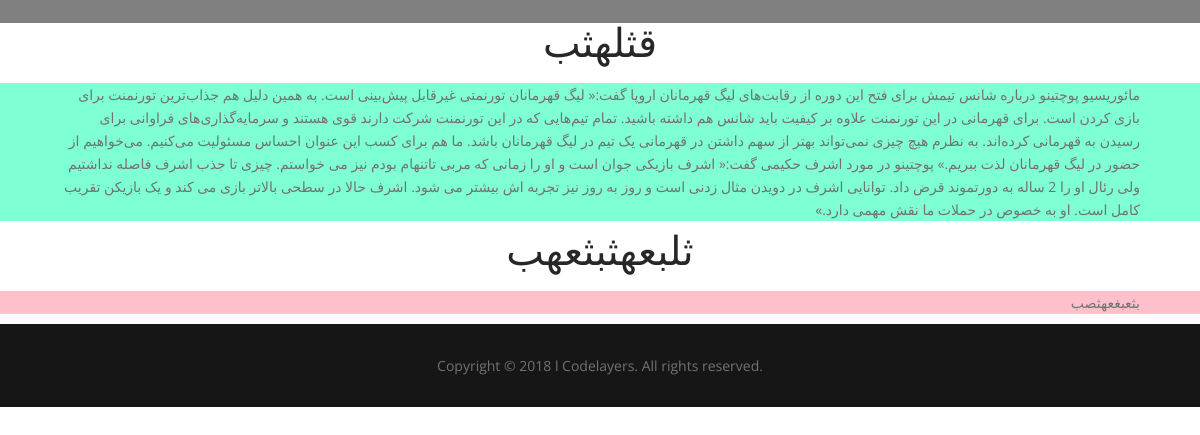
The page /about/ on the database its author committed.
### barman/models.py (models this page shows, shortened)
class Ab(models.Model):
    class Meta:
        verbose_name = "درباره ما"
        verbose_name_plural = "درباره ما"
    name = "درباره ما"
    name_one = models.CharField("عنوان بخش اول", max_length=200, blank=True)
    section_one = models.TextField("توضیحات بخش اول", blank=True)
    name_two = models.CharField("عنوان بخش دوم", max_length=200, blank=True)
    section_two = models.TextField("توضیحات بخش دوم", blank=True)

### barman/views.py (the view)
# urls.py: path("about/", about, name="about"),
def about(request):
    aboutt = Ab.objects.get(pk=1)
    services = Service.objects.all()
    sub_services = Sub.objects.all()
    samples = Sample.objects.all()
    subsamples = Subsample.objects.all()
    context = {
        "aboutt": aboutt,
        "services": services,
        "sub_services": sub_services,
        "samples": samples,
        "subsamples": subsamples
    }
    return render(request, "barman/about.html", context)

### barman/templates/barman/about.html (shortened to what this page needs)
<!DOCTYPE html>
{% load static %}
<html lang="en">
<head>
    <link rel="stylesheet" type="text/css" href="{% static "barman/js/bootstrap/bootstrap.min.css" %}">
    <link rel="stylesheet" href="{% static "barman/js/megamenu/stylesheets/screen.css" %}">
    <link rel="stylesheet" type="text/css" href="{% static "barman/css/theme-default.css" %}">
    <link rel="stylesheet" href="{% static "barman/js/loaders/stylesheets/screen.css" %}">
    <link rel="stylesheet" type="text/css" href="{% static "barman/css/corporate.css" %}">
    <link rel="stylesheet" type="text/css" href="{% static "barman/fonts/font-awesome/css/font-awesome.min.css" %}">
    <link rel="stylesheet" type="text/css" href="{% static "barman/fonts/Simple-Line-Icons-Webfont/simple-line-icons.css" %}" media="screen"/>
    <link rel="stylesheet" href="{% static "barman/fonts/et-line-font/et-line-font.css" %}">
    <link rel="stylesheet" type="text/css" href="{% static "barman/js/revolution-slider/css/settings.css" %}">
    <link rel="stylesheet" type="text/css" href="{% static "barman/js/revolution-slider/css/layers.css" %}">
    <link rel="stylesheet" type="text/css" href="{% static "barman/js/revolution-slider/css/navigation.css" %}">
    <link rel="stylesheet" href="{% static "barman/js/parallax/main.css" %}">
    <link rel="stylesheet" type="text/css" href="{% static "barman/js/cubeportfolio/cubeportfolio.min.css" %}">
    <link href="{% static "barman/js/owl-carousel/owl.carousel.css" %}" rel="stylesheet">
    <link href="{% static "barman/js/owl-carousel/owl.theme.css" %}" rel="stylesheet">
    <link href="{% static "barman/js/tabs/css/responsive-tabs.css" %}" rel="stylesheet" type="text/css" media="all"/>
    <link rel="stylesheet" href="{% static "barman/fonts/pe-icon-7-stroke/css/pe-icon-7-stroke.css" %}">
    <link rel="stylesheet" href="{% static "barman/js/magnific-popup/magnific-popup.css" %}">
    <link rel="stylesheet/less" type="text/css" href="{% static "barman/css/skin.less" %}">
</head>
<body style="overflow-x: hidden">
<div class="wrapper-boxed">
    <div class="site-wrapper">
        <div class="col-md-12 nopadding" style="background-color: gray">
            <div class="header-section style1 noborder pin-style">
                <div class="container">
                    <div class="mod-menu">
                        <div class="row">
                            <div class="col-sm-2"><a href="index.html" title="" class="logo style-2 mar-4"> <img src="images/logo/logo.png" alt=""> </a></div>
                        </div>
                    </div>
                </div>
            </div>
        </div>
    </div>
</div>
<h1 style="text-align: center">{{ aboutt.name_one }}</h1>
<div style="background-color: aquamarine;padding-left: 60px;padding-right: 60px">
    <P dir="rtl">{{ aboutt.section_one }}</P>
</div>
<h1 style="text-align: center;">{{ aboutt.name_two }}</h1>
<div style="background-color: pink;padding-left: 60px;padding-right: 60px">
    <P dir="rtl">{{ aboutt.section_two }}</P>
</div>
{% include "barman/footer.html" %}
</body>
</html>

### rows shown on the page
Ab: name_one "قثلهثب", section_one "مائوریسیو پوچتینو درباره شانس تیمش برای فتح این دوره از رقابت‌‌های لیگ قهرمانان اروپا گفت:« لیگ قهرمانان تورنمتی غیرقابل پیش‌بینی است. به همین دلیل هم جذاب‌ترین تورنمنت برای بازی کردن است. برای قهرمانی در این تورنمنت علاوه بر کیفیت باید شانس هم داشته باشید. تمام تیم‌‌هایی که در این تورنمنت شرکت دارند قوی هستند و سرمایه‌گذاری‌های فراوانی برای رسیدن به قهرمانی کرده‌اند. به نظرم هیچ چیزی نمی‌تواند بهتر از سهم داشتن در قهرمانی یک تیم در لیگ قهرمانان باشد. ما هم برای کسب این عنوان احساس مسئولیت می‌کنیم. می‌خواهیم از حضور در لیگ قهرمانان لذت ببریم.» پوچتینو در مورد اشرف حکیمی گفت:« اشرف بازیکی جوان است و او را زمانی که مربی تاتنهام بودم نیز می خواستم. چیزی تا جذب اشرف فاصله نداشتیم ولی رئال او را…", name_two "ثلبعهثبثعهب", section_two "بثعبغعهثصب"
